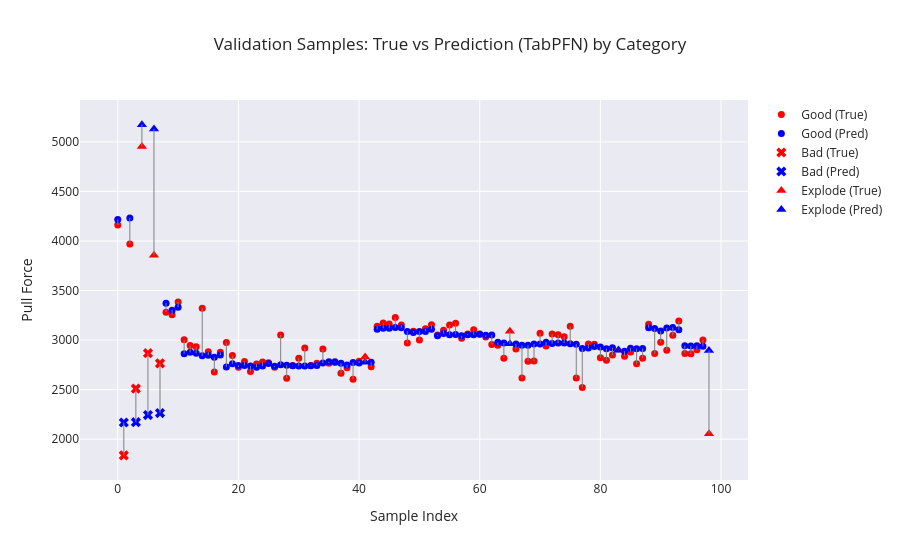

Notebook code cell kept with this figure:
### Markdown cell above
# Check Validation Data

### Code cell
import plotly.graph_objects as go
import numpy as np

# Convert to numpy arrays
true_vals = np.array(y_dev).ravel()
pred_vals = np.array(predictions).ravel()

# Sample index
sample_idx = np.arange(len(true_vals))

# Category array (must be aligned with y_dev)
categories = dev_df.groupby("Sample ID")["Category"].first().values

# Masks for each category
mask_good    = categories == "Good"
mask_bad     = categories == "Bad"
mask_explode = categories == "Explode"

fig = go.Figure()

# --- GOOD (circles) ---
fig.add_trace(go.Scatter(
    x=sample_idx[mask_good],
    y=true_vals[mask_good],
    mode="markers",
    name="Good (True)",
    marker=dict(symbol="circle", color="red", size=7)
))

fig.add_trace(go.Scatter(
    x=sample_idx[mask_good],
    y=pred_vals[mask_good],
    mode="markers",
    name="Good (Pred)",
    marker=dict(symbol="circle", color="blue", size=7)
))

# --- BAD (X) ---
fig.add_trace(go.Scatter(
    x=sample_idx[mask_bad],
    y=true_vals[mask_bad],
    mode="markers",
    name="Bad (True)",
    marker=dict(symbol="x", color="red", size=9)
))

fig.add_trace(go.Scatter(
    x=sample_idx[mask_bad],
    y=pred_vals[mask_bad],
    mode="markers",
    name="Bad (Pred)",
    marker=dict(symbol="x", color="blue", size=9)
))

# --- EXPLODE (triangle-up) ---
fig.add_trace(go.Scatter(
    x=sample_idx[mask_explode],
    y=true_vals[mask_explode],
    mode="markers",
    name="Explode (True)",
    marker=dict(symbol="triangle-up", color="red", size=9)
))

fig.add_trace(go.Scatter(
    x=sample_idx[mask_explode],
    y=pred_vals[mask_explode],
    mode="markers",
    name="Explode (Pred)",
    marker=dict(symbol="triangle-up", color="blue", size=9)
))

# Optional: connecting lines for each sample
for i in range(len(sample_idx)):
    fig.add_trace(go.Scatter(
        x=[sample_idx[i], sample_idx[i]],
        y=[true_vals[i], pred_vals[i]],
        mode="lines",
        line=dict(color="gray", width=1),
        showlegend=False
    ))

fig.update_layout(
    title="Validation Samples: True vs Prediction (TabPFN) by Category",
    xaxis_title="Sample Index",
    yaxis_title="Pull Force",
    template="seaborn"
)

fig.show()

### Figure 1 — Plotly figure (JSON) as saved in the notebook; plotly's stock layout.template omitted (floating-point values rounded to 4 significant figures)
{"data": [{"marker": {"color": "red", "size": 7, "symbol": "circle"}, "mode": "markers", "name": "Good (True)", "type": "scatter", "x": [0, 2, 8, 9, 10, 11, 12, 13, 14, 15, 16, 17, 18, 19, 20, 21, 22, 23, 24, 25, 26, 27, 28, 29, 30, 31, 32, 33, 34, 35, 36, 37, 38, 39, 40, 42, 43, 44, 45, 46, 47, 48, 49, 50, 51, 52, 53, 54, 55, 56, 57, 58, 59, 60, 61, 62, 63, 64, 66, 67, 68, 69, 70, 71, 72, 73, 74, 75, 76, 77, 78, 79, 80, 81, 82, 84, 85, 86, 87, 88, 89, 90, 91, 92, 93, 94, 95, 96, 97], "y": [4161.0, 3970.0, 3281.0, 3256.0, 3385.0, 3002.0, 2944.0, 2932.0, 3321.0, 2882.0, 2679.0, 2877.0, 2976.0, 2843.0, 2727.0, 2784.0, 2683.0, 2758.0, 2778.0, 2770.0, 2726.0, 3052.0, 2614.0, 2744.0, 2816.0, 2919.0, 2744.0, 2765.0, 2909.0, 2766.0, 2775.0, 2665.0, 2720.0, 2604.0, 2787.0, 2730.0, 3141.0, 3173.0, 3163.0, 3227.0, 3152.0, 2970.0, 3089.0, 3002.0, 3113.0, 3156.0, 3051.0, 3099.0, 3153.0, 3169.0, 3017.0, 3061.0, 3105.0, 3062.0, 3031.0, 2956.0, 2948.0, 2818.0, 2910.0, 2617.0, 2787.0, 2788.0, 3070.0, 2940.0, 3061.0, 3054.0, 3033.0, 3139.0, 2617.0, 2522.0, 2961.0, 2958.0, 2821.0, 2796.0, 2849.0, 2837.0, 2880.0, 2760.0, 2818.0, 3159.0, 2864.0, 2977.0, 2898.0, 3048.0, 3193.0, 2866.0, 2861.0, 2903.0, 3001.0]}, {"marker": {"color": "blue", "size": 7, "symbol": "circle"}, "mode": "markers", "name": "Good (Pred)", "type": "scatter", "x": [0, 2, 8, 9, 10, 11, 12, 13, 14, 15, 16, 17, 18, 19, 20, 21, 22, 23, 24, 25, 26, 27, 28, 29, 30, 31, 32, 33, 34, 35, 36, 37, 38, 39, 40, 42, 43, 44, 45, 46, 47, 48, 49, 50, 51, 52, 53, 54, 55, 56, 57, 58, 59, 60, 61, 62, 63, 64, 66, 67, 68, 69, 70, 71, 72, 73, 74, 75, 76, 77, 78, 79, 80, 81, 82, 84, 85, 86, 87, 88, 89, 90, 91, 92, 93, 94, 95, 96, 97], "y": [4217.0, 4233.0, 3372.0, 3302.0, 3332.0, 2862.0, 2876.0, 2868.0, 2841.0, 2848.0, 2826.0, 2849.0, 2729.0, 2762.0, 2744.0, 2744.0, 2737.0, 2727.0, 2738.0, 2764.0, 2737.0, 2750.0, 2745.0, 2741.0, 2739.0, 2737.0, 2741.0, 2743.0, 2768.0, 2781.0, 2782.0, 2767.0, 2749.0, 2773.0, 2768.0, 2776.0, 3109.0, 3120.0, 3120.0, 3126.0, 3123.0, 3087.0, 3077.0, 3087.0, 3088.0, 3109.0, 3044.0, 3066.0, 3054.0, 3057.0, 3043.0, 3053.0, 3055.0, 3058.0, 3048.0, 3050.0, 2977.0, 2971.0, 2961.0, 2947.0, 2948.0, 2959.0, 2960.0, 2979.0, 2965.0, 2970.0, 2971.0, 2962.0, 2957.0, 2914.0, 2920.0, 2936.0, 2931.0, 2913.0, 2922.0, 2887.0, 2918.0, 2913.0, 2915.0, 3125.0, 3117.0, 3090.0, 3122.0, 3126.0, 3104.0, 2942.0, 2941.0, 2943.0, 2937.0]}, {"marker": {"color": "red", "size": 9, "symbol": "x"}, "mode": "markers", "name": "Bad (True)", "type": "scatter", "x": [1, 3, 5, 7], "y": [1836.0, 2510.0, 2867.0, 2764.0]}, {"marker": {"color": "blue", "size": 9, "symbol": "x"}, "mode": "markers", "name": "Bad (Pred)", "type": "scatter", "x": [1, 3, 5, 7], "y": [2168.0, 2171.0, 2244.0, 2264.0]}, {"marker": {"color": "red", "size": 9, "symbol": "triangle-up"}, "mode": "markers", "name": "Explode (True)", "type": "scatter", "x": [4, 6, 41, 65, 83, 98], "y": [4952.0, 3856.0, 2830.0, 3089.0, 2899.0, 2054.0]}, {"marker": {"color": "blue", "size": 9, "symbol": "triangle-up"}, "mode": "markers", "name": "Explode (Pred)", "type": "scatter", "x": [4, 6, 41, 65, 83, 98], "y": [5174.0, 5129.0, 2777.0, 2962.0, 2897.0, 2895.0]}, {"line": {"color": "gray", "width": 1}, "mode": "lines", "showlegend": false, "type": "scatter", "x": [0, 0], "y": [4161.0, 4217.0]}, {"line": {"color": "gray", "width": 1}, "mode": "lines", "showlegend": false, "type": "scatter", "x": [1, 1], "y": [1836.0, 2168.0]}, {"line": {"color": "gray", "width": 1}, "mode": "lines", "showlegend": false, "type": "scatter", "x": [2, 2], "y": [3970.0, 4233.0]}, {"line": {"color": "gray", "width": 1}, "mode": "lines", "showlegend": false, "type": "scatter", "x": [3, 3], "y": [2510.0, 2171.0]}, {"line": {"color": "gray", "width": 1}, "mode": "lines", "showlegend": false, "type": "scatter", "x": [4, 4], "y": [4952, 5174.0]}, {"line": {"color": "gray", "width": 1}, "mode": "lines", "showlegend": false, "type": "scatter", "x": [5, 5], "y": [2867.0, 2244.0]}, {"line": {"color": "gray", "width": 1}, "mode": "lines", "showlegend": false, "type": "scatter", "x": [6, 6], "y": [3856.0, 5129.0]}, {"line": {"color": "gray", "width": 1}, "mode": "lines", "showlegend": false, "type": "scatter", "x": [7, 7], "y": [2764.0, 2264.0]}, {"line": {"color": "gray", "width": 1}, "mode": "lines", "showlegend": false, "type": "scatter", "x": [8, 8], "y": [3281.0, 3372.0]}, {"line": {"color": "gray", "width": 1}, "mode": "lines", "showlegend": false, "type": "scatter", "x": [9, 9], "y": [3256.0, 3302.0]}, {"line": {"color": "gray", "width": 1}, "mode": "lines", "showlegend": false, "type": "scatter", "x": [10, 10], "y": [3385.0, 3332.0]}, {"line": {"color": "gray", "width": 1}, "mode": "lines", "showlegend": false, "type": "scatter", "x": [11, 11], "y": [3002.0, 2862.0]}, {"line": {"color": "gray", "width": 1}, "mode": "lines", "showlegend": false, "type": "scatter", "x": [12, 12], "y": [2944.0, 2876.0]}, {"line": {"color": "gray", "width": 1}, "mode": "lines", "showlegend": false, "type": "scatter", "x": [13, 13], "y": [2932.0, 2868.0]}, {"line": {"color": "gray", "width": 1}, "mode": "lines", "showlegend": false, "type": "scatter", "x": [14, 14], "y": [3321.0, 2841.0]}, {"line": {"color": "gray", "width": 1}, "mode": "lines", "showlegend": false, "type": "scatter", "x": [15, 15], "y": [2882.0, 2848.0]}, {"line": {"color": "gray", "width": 1}, "mode": "lines", "showlegend": false, "type": "scatter", "x": [16, 16], "y": [2679.0, 2826.0]}, {"line": {"color": "gray", "width": 1}, "mode": "lines", "showlegend": false, "type": "scatter", "x": [17, 17], "y": [2877.0, 2849.0]}, {"line": {"color": "gray", "width": 1}, "mode": "lines", "showlegend": false, "type": "scatter", "x": [18, 18], "y": [2976.0, 2729.0]}, {"line": {"color": "gray", "width": 1}, "mode": "lines", "showlegend": false, "type": "scatter", "x": [19, 19], "y": [2843.0, 2762.0]}, {"line": {"color": "gray", "width": 1}, "mode": "lines", "showlegend": false, "type": "scatter", "x": [20, 20], "y": [2727.0, 2744.0]}, {"line": {"color": "gray", "width": 1}, "mode": "lines", "showlegend": false, "type": "scatter", "x": [21, 21], "y": [2784.0, 2744.0]}, {"line": {"color": "gray", "width": 1}, "mode": "lines", "showlegend": false, "type": "scatter", "x": [22, 22], "y": [2683.0, 2737.0]}, {"line": {"color": "gray", "width": 1}, "mode": "lines", "showlegend": false, "type": "scatter", "x": [23, 23], "y": [2758.0, 2727.0]}, {"line": {"color": "gray", "width": 1}, "mode": "lines", "showlegend": false, "type": "scatter", "x": [24, 24], "y": [2778.0, 2738.0]}, {"line": {"color": "gray", "width": 1}, "mode": "lines", "showlegend": false, "type": "scatter", "x": [25, 25], "y": [2770, 2764.0]}, {"line": {"color": "gray", "width": 1}, "mode": "lines", "showlegend": false, "type": "scatter", "x": [26, 26], "y": [2726.0, 2737.0]}, {"line": {"color": "gray", "width": 1}, "mode": "lines", "showlegend": false, "type": "scatter", "x": [27, 27], "y": [3052.0, 2750.0]}, {"line": {"color": "gray", "width": 1}, "mode": "lines", "showlegend": false, "type": "scatter", "x": [28, 28], "y": [2614.0, 2745.0]}, {"line": {"color": "gray", "width": 1}, "mode": "lines", "showlegend": false, "type": "scatter", "x": [29, 29], "y": [2744.0, 2741.0]}, {"line": {"color": "gray", "width": 1}, "mode": "lines", "showlegend": false, "type": "scatter", "x": [30, 30], "y": [2816.0, 2739.0]}, {"line": {"color": "gray", "width": 1}, "mode": "lines", "showlegend": false, "type": "scatter", "x": [31, 31], "y": [2919.0, 2737.0]}, {"line": {"color": "gray", "width": 1}, "mode": "lines", "showlegend": false, "type": "scatter", "x": [32, 32], "y": [2744.0, 2741.0]}, {"line": {"color": "gray", "width": 1}, "mode": "lines", "showlegend": false, "type": "scatter", "x": [33, 33], "y": [2765, 2743.0]}, {"line": {"color": "gray", "width": 1}, "mode": "lines", "showlegend": false, "type": "scatter", "x": [34, 34], "y": [2909.0, 2768.0]}, {"line": {"color": "gray", "width": 1}, "mode": "lines", "showlegend": false, "type": "scatter", "x": [35, 35], "y": [2766.0, 2781.0]}, {"line": {"color": "gray", "width": 1}, "mode": "lines", "showlegend": false, "type": "scatter", "x": [36, 36], "y": [2775.0, 2782.0]}, {"line": {"color": "gray", "width": 1}, "mode": "lines", "showlegend": false, "type": "scatter", "x": [37, 37], "y": [2665.0, 2767.0]}, {"line": {"color": "gray", "width": 1}, "mode": "lines", "showlegend": false, "type": "scatter", "x": [38, 38], "y": [2720.0, 2749.0]}, {"line": {"color": "gray", "width": 1}, "mode": "lines", "showlegend": false, "type": "scatter", "x": [39, 39], "y": [2604.0, 2773.0]}, {"line": {"color": "gray", "width": 1}, "mode": "lines", "showlegend": false, "type": "scatter", "x": [40, 40], "y": [2787.0, 2768.0]}, {"line": {"color": "gray", "width": 1}, "mode": "lines", "showlegend": false, "type": "scatter", "x": [41, 41], "y": [2830.0, 2777.0]}, {"line": {"color": "gray", "width": 1}, "mode": "lines", "showlegend": false, "type": "scatter", "x": [42, 42], "y": [2730.0, 2776.0]}, {"line": {"color": "gray", "width": 1}, "mode": "lines", "showlegend": false, "type": "scatter", "x": [43, 43], "y": [3141.0, 3109.0]}, {"line": {"color": "gray", "width": 1}, "mode": "lines", "showlegend": false, "type": "scatter", "x": [44, 44], "y": [3173.0, 3120.0]}, {"line": {"color": "gray", "width": 1}, "mode": "lines", "showlegend": false, "type": "scatter", "x": [45, 45], "y": [3163.0, 3120.0]}, {"line": {"color": "gray", "width": 1}, "mode": "lines", "showlegend": false, "type": "scatter", "x": [46, 46], "y": [3227.0, 3126.0]}, {"line": {"color": "gray", "width": 1}, "mode": "lines", "showlegend": false, "type": "scatter", "x": [47, 47], "y": [3152, 3123.0]}, {"line": {"color": "gray", "width": 1}, "mode": "lines", "showlegend": false, "type": "scatter", "x": [48, 48], "y": [2970.0, 3087.0]}, {"line": {"color": "gray", "width": 1}, "mode": "lines", "showlegend": false, "type": "scatter", "x": [49, 49], "y": [3089.0, 3077.0]}, {"line": {"color": "gray", "width": 1}, "mode": "lines", "showlegend": false, "type": "scatter", "x": [50, 50], "y": [3002.0, 3087.0]}, {"line": {"color": "gray", "width": 1}, "mode": "lines", "showlegend": false, "type": "scatter", "x": [51, 51], "y": [3113.0, 3088.0]}, {"line": {"color": "gray", "width": 1}, "mode": "lines", "showlegend": false, "type": "scatter", "x": [52, 52], "y": [3156.0, 3109.0]}, {"line": {"color": "gray", "width": 1}, "mode": "lines", "showlegend": false, "type": "scatter", "x": [53, 53], "y": [3051.0, 3044.0]}, {"line": {"color": "gray", "width": 1}, "mode": "lines", "showlegend": false, "type": "scatter", "x": [54, 54], "y": [3099.0, 3066.0]}, {"line": {"color": "gray", "width": 1}, "mode": "lines", "showlegend": false, "type": "scatter", "x": [55, 55], "y": [3153.0, 3054.0]}, {"line": {"color": "gray", "width": 1}, "mode": "lines", "showlegend": false, "type": "scatter", "x": [56, 56], "y": [3169.0, 3057.0]}, {"line": {"color": "gray", "width": 1}, "mode": "lines", "showlegend": false, "type": "scatter", "x": [57, 57], "y": [3017.0, 3043.0]}, {"line": {"color": "gray", "width": 1}, "mode": "lines", "showlegend": false, "type": "scatter", "x": [58, 58], "y": [3061.0, 3053.0]}, {"line": {"color": "gray", "width": 1}, "mode": "lines", "showlegend": false, "type": "scatter", "x": [59, 59], "y": [3105.0, 3055.0]}, {"line": {"color": "gray", "width": 1}, "mode": "lines", "showlegend": false, "type": "scatter", "x": [60, 60], "y": [3062.0, 3058.0]}, {"line": {"color": "gray", "width": 1}, "mode": "lines", "showlegend": false, "type": "scatter", "x": [61, 61], "y": [3031.0, 3048.0]}, {"line": {"color": "gray", "width": 1}, "mode": "lines", "showlegend": false, "type": "scatter", "x": [62, 62], "y": [2956.0, 3050.0]}, {"line": {"color": "gray", "width": 1}, "mode": "lines", "showlegend": false, "type": "scatter", "x": [63, 63], "y": [2948, 2977.0]}, {"line": {"color": "gray", "width": 1}, "mode": "lines", "showlegend": false, "type": "scatter", "x": [64, 64], "y": [2818.0, 2971.0]}, {"line": {"color": "gray", "width": 1}, "mode": "lines", "showlegend": false, "type": "scatter", "x": [65, 65], "y": [3089.0, 2962.0]}, {"line": {"color": "gray", "width": 1}, "mode": "lines", "showlegend": false, "type": "scatter", "x": [66, 66], "y": [2910.0, 2961.0]}, {"line": {"color": "gray", "width": 1}, "mode": "lines", "showlegend": false, "type": "scatter", "x": [67, 67], "y": [2617.0, 2947.0]}, {"line": {"color": "gray", "width": 1}, "mode": "lines", "showlegend": false, "type": "scatter", "x": [68, 68], "y": [2787.0, 2948.0]}, {"line": {"color": "gray", "width": 1}, "mode": "lines", "showlegend": false, "type": "scatter", "x": [69, 69], "y": [2788.0, 2959.0]}, {"line": {"color": "gray", "width": 1}, "mode": "lines", "showlegend": false, "type": "scatter", "x": [70, 70], "y": [3070.0, 2960.0]}, {"line": {"color": "gray", "width": 1}, "mode": "lines", "showlegend": false, "type": "scatter", "x": [71, 71], "y": [2940.0, 2979.0]}, {"line": {"color": "gray", "width": 1}, "mode": "lines", "showlegend": false, "type": "scatter", "x": [72, 72], "y": [3061.0, 2965.0]}, {"line": {"color": "gray", "width": 1}, "mode": "lines", "showlegend": false, "type": "scatter", "x": [73, 73], "y": [3054.0, 2970.0]}, {"line": {"color": "gray", "width": 1}, "mode": "lines", "showlegend": false, "type": "scatter", "x": [74, 74], "y": [3033, 2971.0]}, {"line": {"color": "gray", "width": 1}, "mode": "lines", "showlegend": false, "type": "scatter", "x": [75, 75], "y": [3139.0, 2962.0]}, {"line": {"color": "gray", "width": 1}, "mode": "lines", "showlegend": false, "type": "scatter", "x": [76, 76], "y": [2617.0, 2957.0]}, {"line": {"color": "gray", "width": 1}, "mode": "lines", "showlegend": false, "type": "scatter", "x": [77, 77], "y": [2522.0, 2914.0]}, {"line": {"color": "gray", "width": 1}, "mode": "lines", "showlegend": false, "type": "scatter", "x": [78, 78], "y": [2961.0, 2920.0]}, {"line": {"color": "gray", "width": 1}, "mode": "lines", "showlegend": false, "type": "scatter", "x": [79, 79], "y": [2958.0, 2936.0]}, {"line": {"color": "gray", "width": 1}, "mode": "lines", "showlegend": false, "type": "scatter", "x": [80, 80], "y": [2821.0, 2931.0]}, {"line": {"color": "gray", "width": 1}, "mode": "lines", "showlegend": false, "type": "scatter", "x": [81, 81], "y": [2796.0, 2913.0]}, {"line": {"color": "gray", "width": 1}, "mode": "lines", "showlegend": false, "type": "scatter", "x": [82, 82], "y": [2849.0, 2922.0]}, {"line": {"color": "gray", "width": 1}, "mode": "lines", "showlegend": false, "type": "scatter", "x": [83, 83], "y": [2899, 2897.0]}, {"line": {"color": "gray", "width": 1}, "mode": "lines", "showlegend": false, "type": "scatter", "x": [84, 84], "y": [2837.0, 2887.0]}, {"line": {"color": "gray", "width": 1}, "mode": "lines", "showlegend": false, "type": "scatter", "x": [85, 85], "y": [2880.0, 2918.0]}, {"line": {"color": "gray", "width": 1}, "mode": "lines", "showlegend": false, "type": "scatter", "x": [86, 86], "y": [2760.0, 2913.0]}, {"line": {"color": "gray", "width": 1}, "mode": "lines", "showlegend": false, "type": "scatter", "x": [87, 87], "y": [2818.0, 2915.0]}, {"line": {"color": "gray", "width": 1}, "mode": "lines", "showlegend": false, "type": "scatter", "x": [88, 88], "y": [3159.0, 3125.0]}, {"line": {"color": "gray", "width": 1}, "mode": "lines", "showlegend": false, "type": "scatter", "x": [89, 89], "y": [2864.0, 3117.0]}, {"line": {"color": "gray", "width": 1}, "mode": "lines", "showlegend": false, "type": "scatter", "x": [90, 90], "y": [2977.0, 3090.0]}, {"line": {"color": "gray", "width": 1}, "mode": "lines", "showlegend": false, "type": "scatter", "x": [91, 91], "y": [2898.0, 3122.0]}, {"line": {"color": "gray", "width": 1}, "mode": "lines", "showlegend": false, "type": "scatter", "x": [92, 92], "y": [3048.0, 3126.0]}, {"line": {"color": "gray", "width": 1}, "mode": "lines", "showlegend": false, "type": "scatter", "x": [93, 93], "y": [3193.0, 3104.0]}, {"line": {"color": "gray", "width": 1}, "mode": "lines", "showlegend": false, "type": "scatter", "x": [94, 94], "y": [2866.0, 2942.0]}, {"line": {"color": "gray", "width": 1}, "mode": "lines", "showlegend": false, "type": "scatter", "x": [95, 95], "y": [2861.0, 2941.0]}, {"line": {"color": "gray", "width": 1}, "mode": "lines", "showlegend": false, "type": "scatter", "x": [96, 96], "y": [2903.0, 2943.0]}, {"line": {"color": "gray", "width": 1}, "mode": "lines", "showlegend": false, "type": "scatter", "x": [97, 97], "y": [3001.0, 2937.0]}, {"line": {"color": "gray", "width": 1}, "mode": "lines", "showlegend": false, "type": "scatter", "x": [98, 98], "y": [2054.0, 2895.0]}], "layout": {"title": {"text": "Validation Samples: True vs Prediction (TabPFN) by Category"}, "xaxis": {"title": {"text": "Sample Index"}}, "yaxis": {"title": {"text": "Pull Force"}}}}
